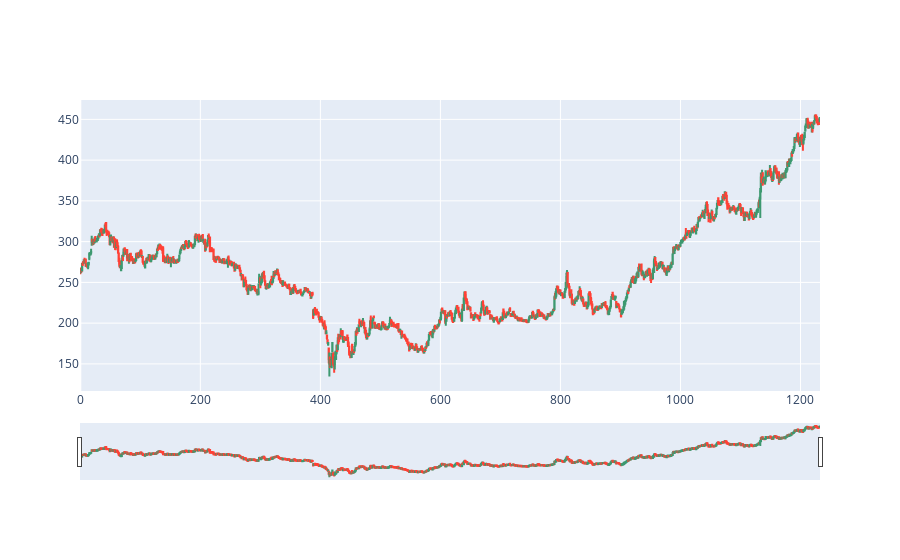

Source (notebook cell):
### Code cell
import plotly.graph_objects as go
from datetime import datetime

fig = go.Figure(data=[go.Candlestick(x=data.index,
                open=op,
                high=hi,
                low=lo,
                close=cl)])
fig.show()

### Figure 1 — Plotly figure (JSON) as saved in the notebook; plotly's stock layout.template omitted (floating-point values rounded to 4 significant figures; data arrays with more than 128 entries replaced by an {"elided": "..."} marker saying what was removed)
{"data": [{"close": {"elided": "1233 float values"}, "high": {"elided": "1233 float values"}, "low": {"elided": "1233 float values"}, "open": {"elided": "1233 float values"}, "type": "candlestick", "x": {"elided": "1233 int values"}}], "layout": {}}
